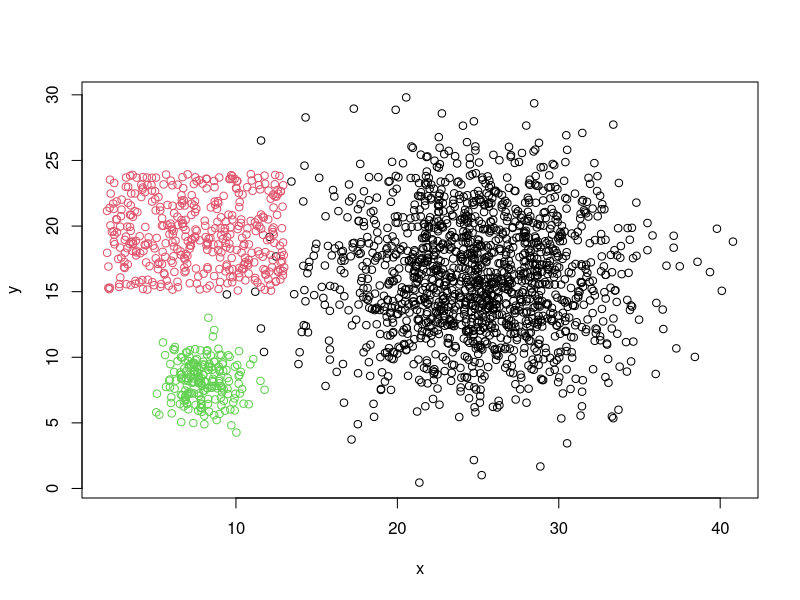
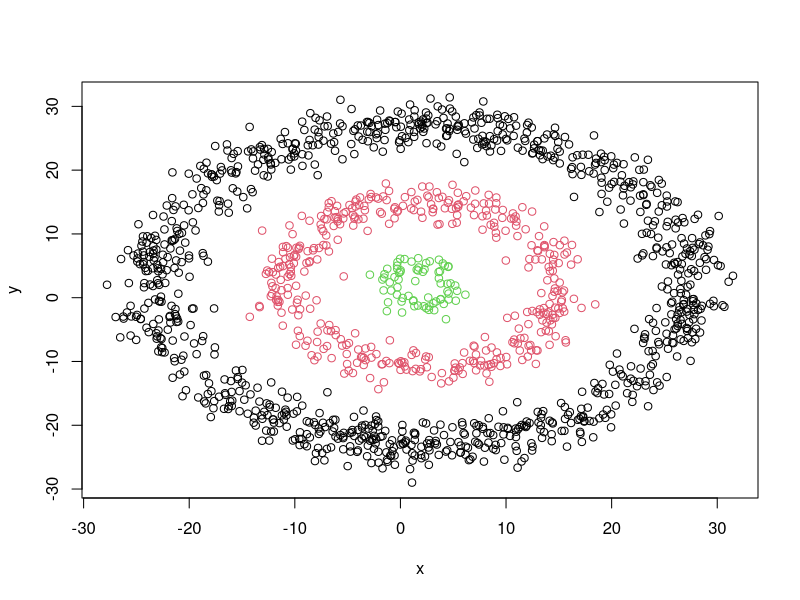
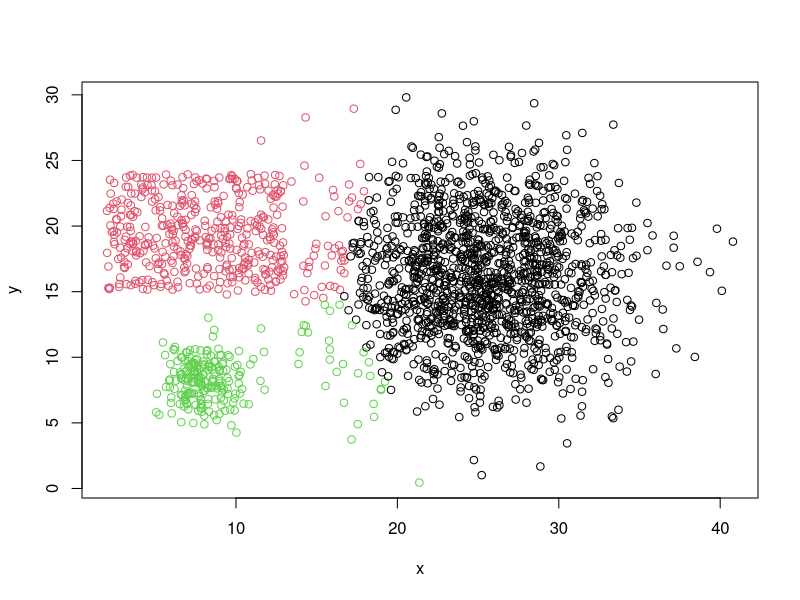
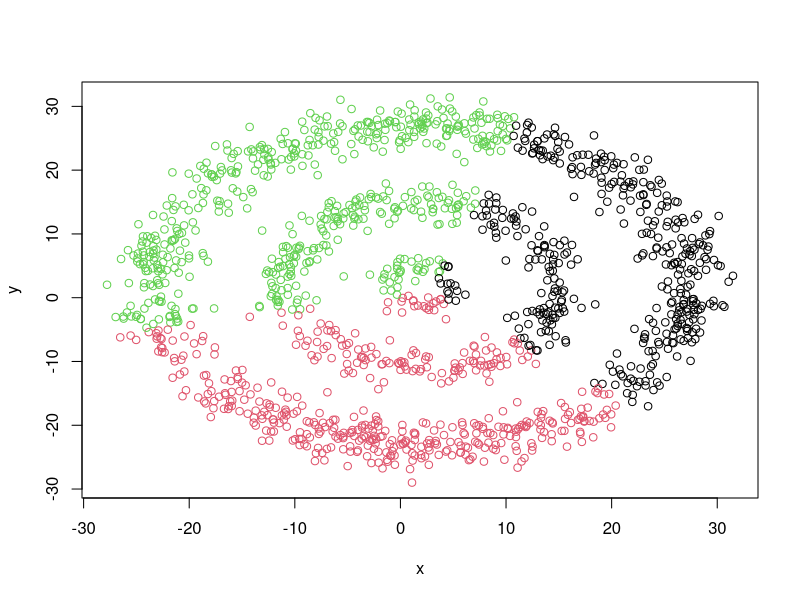
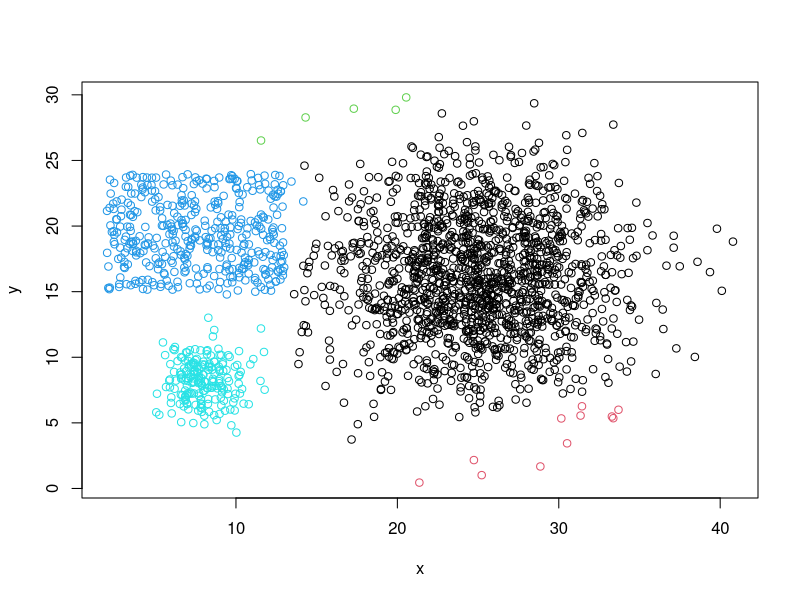
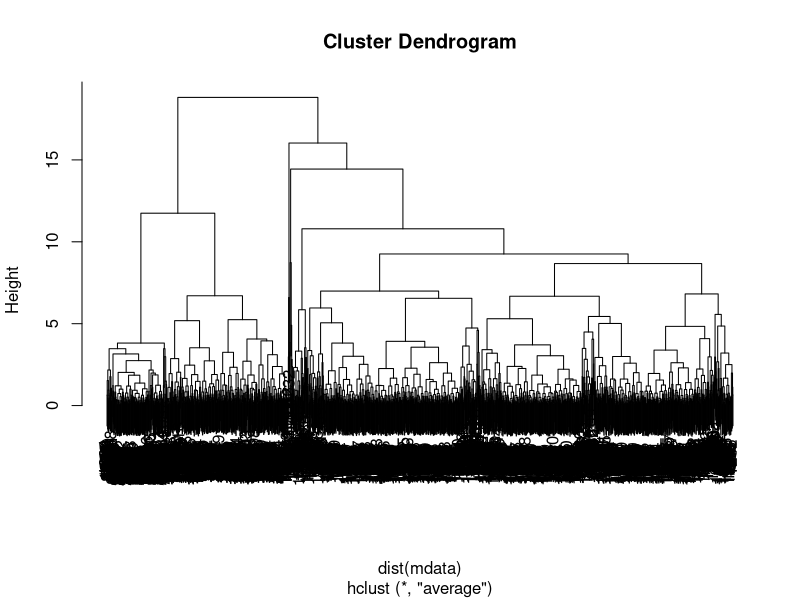
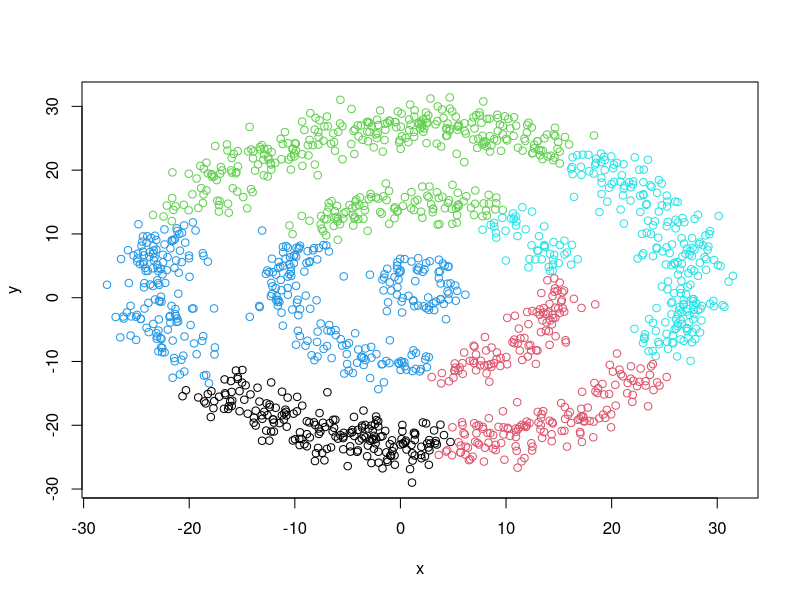
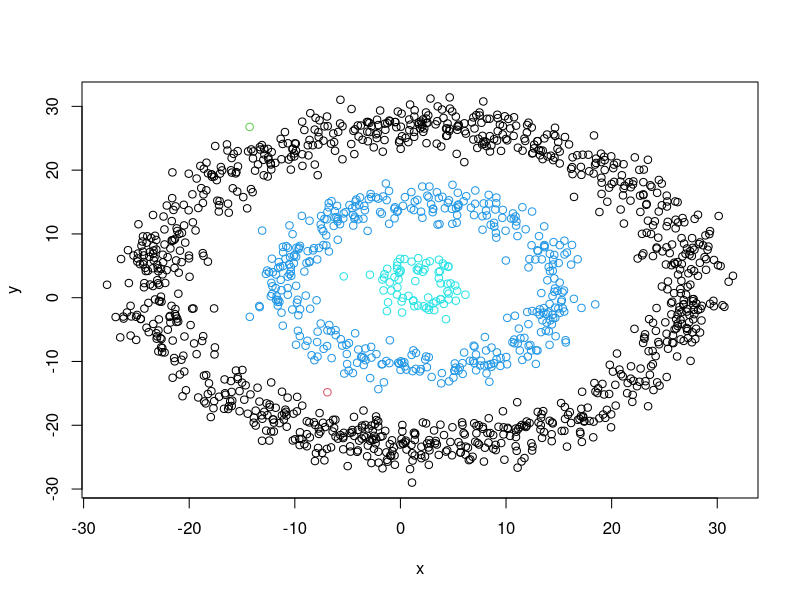

The R script that drew these images, in order:
## ---- chunk 1
x=rnorm(1500,mean=25,sd=4.5);y=rnorm(1500,mean=16,sd=4.5);
dfnormal=data.frame(cc=1,x=x,y=y);
x=runif(400,min=2,max=13); y=runif(400,min=15,max=24);
dfnormal=rbind(dfnormal,data.frame(cc=2,x=x,y=y));
x=rnorm(200,mean=8,sd=1.5);y=rnorm(200,mean=8,sd=1.5);
dfnormal=rbind(dfnormal,data.frame(cc=3,x=x,y=y));

#plot(dfnormal$x,dfnormal$y,col=dfnormal$cc)
plot(y~x,col=cc,dfnormal)

## ---- chunk 2
getcircle <- function(np,np2,cc,r,nsd){  #np=800;np2=100;r=25,nsd=2
  x=c(runif(np,min=-r,max=r),runif(np2,min=-r,max=-r+1),runif(np2,min=r-1,max=r))
  y=sign(rnorm(np+np2*2))*sqrt(r^2-x^2)+rnorm(np+np2*2,mean=2,sd=nsd);
  x=x+rnorm(np+np2*2,mean=2,sd=nsd);
  return(data.frame(cc=cc,x=x,y=y))
}
dfcircle=getcircle(800,100,1,25,2)
dfcircle=rbind(dfcircle,getcircle(300,50,2,13,1.6))
dfcircle=rbind(dfcircle,getcircle(50,10,3,3,1))
#plot(dfcircle$x,dfcircle$y,col=factor(dfcircle$cc))
plot(y~x,col=factor(cc),dfcircle)

## ---- chunk 3
#清空原分类
mdata=dfnormal
mdata$cc=NULL

#执行kmeans
cc=kmeans(mdata,3)
ccout=fitted(cc)

#查看聚类结果
#table(dfnormal$cc, cc$cluster)
plot(y~x,col=rownames(ccout),dfnormal)

## ---- chunk 4
#清空原分类
mdata=dfcircle
mdata$cc=NULL
#执行kmeans
cc=kmeans(mdata,3)
ccout=fitted(cc)
#查看聚类结果
#table(dfcircle, cc$cluster)
plot(y~x,col=rownames(ccout),dfcircle)

## ---- chunk 5
mdata=dfnormal
mdata$cc=NULL
#执行hclust
hc = hclust(dist(mdata), "ave")
#plot(hc)
#分类
ccout = cutree(hc, k = 5)
plot(y~x,col=ccout,dfnormal)


## ---- chunk 6
plot(hc)

## ---- chunk 7
dend1 = as.dendrogram(hc)
str(dend1, max = 2)

## ---- chunk 8
mdata=dfcircle
mdata$cc=NULL
#执行hclust
hc = hclust(dist(mdata), "ave")
#plot(hc)
#分类
ccout = cutree(hc, k = 5)
plot(y~x,col=ccout,dfcircle)


## ---- chunk 9
mdata=dfcircle
mdata$cc=NULL
#执行hclust, single算法
hc = hclust(dist(mdata), "single")
ccout = cutree(hc, k = 5)
#把圈圈的间距加大点？  
plot(y~x,col=ccout,dfcircle)

